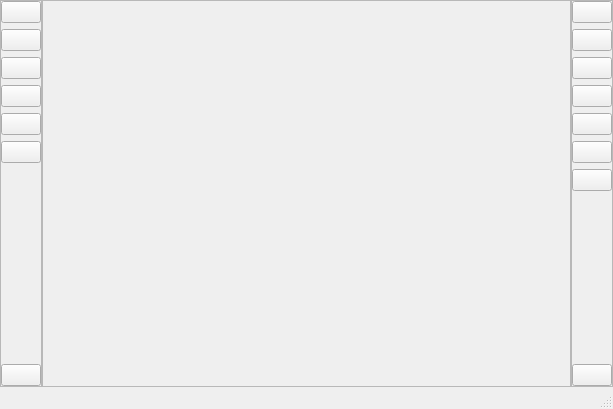
<?xml version="1.0" encoding="UTF-8"?>
<ui version="4.0">
 <class>MainWindow</class>
 <widget class="QMainWindow" name="MainWindow">
  <property name="geometry">
   <rect>
    <x>0</x>
    <y>0</y>
    <width>613</width>
    <height>409</height>
   </rect>
  </property>
  <property name="minimumSize">
   <size>
    <width>613</width>
    <height>409</height>
   </size>
  </property>
  <property name="windowTitle">
   <string>pyPicView</string>
  </property>
  <widget class="QWidget" name="centralwidget">
   <layout class="QHBoxLayout" name="horizontalLayout" stretch="0,1,0">
    <property name="spacing">
     <number>0</number>
    </property>
    <property name="margin">
     <number>0</number>
    </property>
    <item>
     <widget class="QFrame" name="frame">
      <property name="frameShape">
       <enum>QFrame::StyledPanel</enum>
      </property>
      <property name="frameShadow">
       <enum>QFrame::Raised</enum>
      </property>
      <layout class="QVBoxLayout" name="verticalLayout">
       <property name="margin">
        <number>0</number>
       </property>
       <item>
        <widget class="QPushButton" name="openBtn">
         <property name="text">
          <string/>
         </property>
         <property name="icon">
          <iconset resource="resources.qrc">
           <normaloff>:/open.png</normaloff>:/open.png</iconset>
         </property>
         <property name="iconSize">
          <size>
           <width>32</width>
           <height>32</height>
          </size>
         </property>
        </widget>
       </item>
       <item>
        <widget class="QPushButton" name="saveBtn">
         <property name="text">
          <string/>
         </property>
         <property name="icon">
          <iconset resource="resources.qrc">
           <normaloff>:/save.png</normaloff>:/save.png</iconset>
         </property>
         <property name="iconSize">
          <size>
           <width>32</width>
           <height>32</height>
          </size>
         </property>
        </widget>
       </item>
       <item>
        <widget class="QPushButton" name="resizeBtn">
         <property name="text">
          <string/>
         </property>
         <property name="icon">
          <iconset resource="resources.qrc">
           <normaloff>:/resize.png</normaloff>:/resize.png</iconset>
         </property>
         <property name="iconSize">
          <size>
           <width>32</width>
           <height>32</height>
          </size>
         </property>
        </widget>
       </item>
       <item>
        <widget class="QPushButton" name="cropBtn">
         <property name="text">
          <string/>
         </property>
         <property name="icon">
          <iconset resource="resources.qrc">
           <normaloff>:/crop.png</normaloff>:/crop.png</iconset>
         </property>
         <property name="iconSize">
          <size>
           <width>32</width>
           <height>32</height>
          </size>
         </property>
        </widget>
       </item>
       <item>
        <widget class="QPushButton" name="addBorderBtn">
         <property name="text">
          <string/>
         </property>
         <property name="icon">
          <iconset resource="resources.qrc">
           <normaloff>:/addborder.png</normaloff>:/addborder.png</iconset>
         </property>
         <property name="iconSize">
          <size>
           <width>32</width>
           <height>32</height>
          </size>
         </property>
        </widget>
       </item>
       <item>
        <widget class="QPushButton" name="photoGridBtn">
         <property name="text">
          <string/>
         </property>
         <property name="icon">
          <iconset resource="resources.qrc">
           <normaloff>:/creategrid.png</normaloff>:/creategrid.png</iconset>
         </property>
         <property name="iconSize">
          <size>
           <width>32</width>
           <height>32</height>
          </size>
         </property>
        </widget>
       </item>
       <item>
        <spacer name="verticalSpacer">
         <property name="orientation">
          <enum>Qt::Vertical</enum>
         </property>
         <property name="sizeHint" stdset="0">
          <size>
           <width>20</width>
           <height>40</height>
          </size>
         </property>
        </spacer>
       </item>
       <item>
        <widget class="QPushButton" name="quitBtn">
         <property name="text">
          <string/>
         </property>
         <property name="icon">
          <iconset resource="resources.qrc">
           <normaloff>:/quit.png</normaloff>:/quit.png</iconset>
         </property>
         <property name="iconSize">
          <size>
           <width>32</width>
           <height>32</height>
          </size>
         </property>
        </widget>
       </item>
      </layout>
     </widget>
    </item>
    <item>
     <widget class="QScrollArea" name="scrollArea">
      <property name="widgetResizable">
       <bool>true</bool>
      </property>
      <widget class="QWidget" name="scrollAreaWidgetContents">
       <property name="geometry">
        <rect>
         <x>0</x>
         <y>0</y>
         <width>509</width>
         <height>384</height>
        </rect>
       </property>
      </widget>
     </widget>
    </item>
    <item>
     <widget class="QFrame" name="frame_2">
      <property name="frameShape">
       <enum>QFrame::StyledPanel</enum>
      </property>
      <property name="frameShadow">
       <enum>QFrame::Raised</enum>
      </property>
      <layout class="QVBoxLayout" name="verticalLayout_2">
       <property name="margin">
        <number>0</number>
       </property>
       <item>
        <widget class="QPushButton" name="prevBtn">
         <property name="text">
          <string/>
         </property>
         <property name="icon">
          <iconset resource="resources.qrc">
           <normaloff>:/prev.png</normaloff>:/prev.png</iconset>
         </property>
         <property name="iconSize">
          <size>
           <width>32</width>
           <height>32</height>
          </size>
         </property>
        </widget>
       </item>
       <item>
        <widget class="QPushButton" name="nextBtn">
         <property name="text">
          <string/>
         </property>
         <property name="icon">
          <iconset resource="resources.qrc">
           <normaloff>:/next.png</normaloff>:/next.png</iconset>
         </property>
         <property name="iconSize">
          <size>
           <width>32</width>
           <height>32</height>
          </size>
         </property>
        </widget>
       </item>
       <item>
        <widget class="QPushButton" name="zoomInBtn">
         <property name="text">
          <string/>
         </property>
         <property name="icon">
          <iconset resource="resources.qrc">
           <normaloff>:/zoomin.png</normaloff>:/zoomin.png</iconset>
         </property>
         <property name="iconSize">
          <size>
           <width>32</width>
           <height>32</height>
          </size>
         </property>
        </widget>
       </item>
       <item>
        <widget class="QPushButton" name="zoomOutBtn">
         <property name="text">
          <string/>
         </property>
         <property name="icon">
          <iconset resource="resources.qrc">
           <normaloff>:/zoomout.png</normaloff>:/zoomout.png</iconset>
         </property>
         <property name="iconSize">
          <size>
           <width>32</width>
           <height>32</height>
          </size>
         </property>
        </widget>
       </item>
       <item>
        <widget class="QPushButton" name="origSizeBtn">
         <property name="text">
          <string/>
         </property>
         <property name="icon">
          <iconset resource="resources.qrc">
           <normaloff>:/originalsize.png</normaloff>:/originalsize.png</iconset>
         </property>
         <property name="iconSize">
          <size>
           <width>32</width>
           <height>32</height>
          </size>
         </property>
        </widget>
       </item>
       <item>
        <widget class="QPushButton" name="rotateLeftBtn">
         <property name="text">
          <string/>
         </property>
         <property name="icon">
          <iconset resource="resources.qrc">
           <normaloff>:/rotateleft.png</normaloff>:/rotateleft.png</iconset>
         </property>
         <property name="iconSize">
          <size>
           <width>32</width>
           <height>32</height>
          </size>
         </property>
        </widget>
       </item>
       <item>
        <widget class="QPushButton" name="rotateRightBtn">
         <property name="text">
          <string/>
         </property>
         <property name="icon">
          <iconset resource="resources.qrc">
           <normaloff>:/rotateright.png</normaloff>:/rotateright.png</iconset>
         </property>
         <property name="iconSize">
          <size>
           <width>32</width>
           <height>32</height>
          </size>
         </property>
        </widget>
       </item>
       <item>
        <spacer name="verticalSpacer_2">
         <property name="orientation">
          <enum>Qt::Vertical</enum>
         </property>
         <property name="sizeHint" stdset="0">
          <size>
           <width>20</width>
           <height>40</height>
          </size>
         </property>
        </spacer>
       </item>
       <item>
        <widget class="QPushButton" name="slideShowBtn">
         <property name="text">
          <string/>
         </property>
         <property name="icon">
          <iconset resource="resources.qrc">
           <normaloff>:/play.png</normaloff>:/play.png</iconset>
         </property>
         <property name="iconSize">
          <size>
           <width>32</width>
           <height>32</height>
          </size>
         </property>
         <property name="checkable">
          <bool>true</bool>
         </property>
        </widget>
       </item>
      </layout>
     </widget>
    </item>
   </layout>
  </widget>
  <widget class="QStatusBar" name="statusbar"/>
 </widget>
 <resources>
  <include location="resources.qrc"/>
 </resources>
 <connections/>
</ui>
